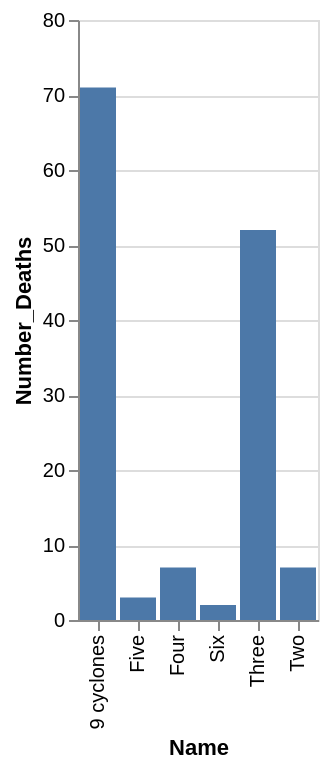

Vega-Lite specification stored for this chart:
### Vega-Lite specification from a JSON file in a GitHub repository (floating-point values rounded to 4 significant figures)
{"data": {"values": [{"x_data": "9 cyclones", "y_data": 71}, {"x_data": "Five", "y_data": 3}, {"x_data": "Four", "y_data": 7}, {"x_data": "Six", "y_data": 2}, {"x_data": "Three", "y_data": 52}, {"x_data": "Two", "y_data": 7}]}, "mark": "bar", "encoding": {"x": {"field": "x_data", "type": "nominal", "title": "Name", "sort": "ascending"}, "y": {"field": "y_data", "type": "quantitative", "title": "Number_Deaths"}}}
